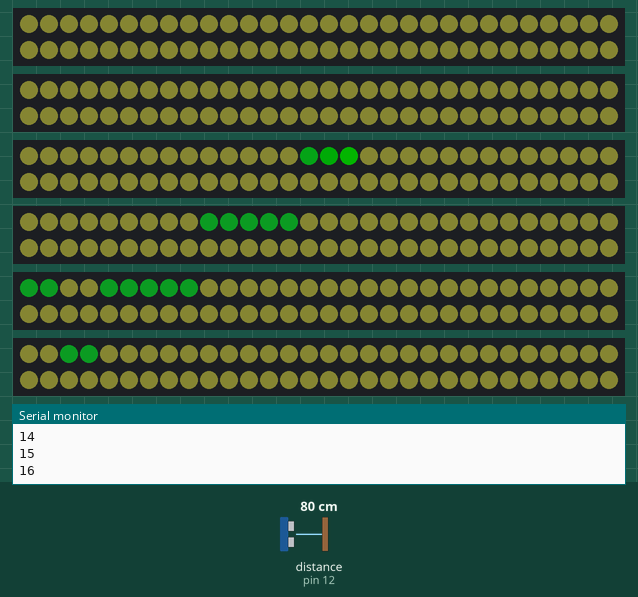
Recording of a sketch running on a simulated Arduino Uno, built with avr-gcc and run on an emulated ATmega328P. On the bench: 6 × 60 RGB LEDs in strip order, left to right, continuing on the next row, the last lines printed to the serial monitor. Wiring (inferred from the names in the program): ultrasonic range finder: trigger pin 11; echo pin 12. The inputs (shaded band) are chosen by the test bench; at power-on: distance to the obstacle (sensor on pin 12) 80 cm. The echo pulse lasts 58.3 µs per cm; dim RGB values are drawn brighter than linear; random numbers use the default seed unless the sketch sets one.

Above: at 4.27 s.
4.3 s: distance to the obstacle (sensor on pin 12) set to 120 cm
At 8.7 s:
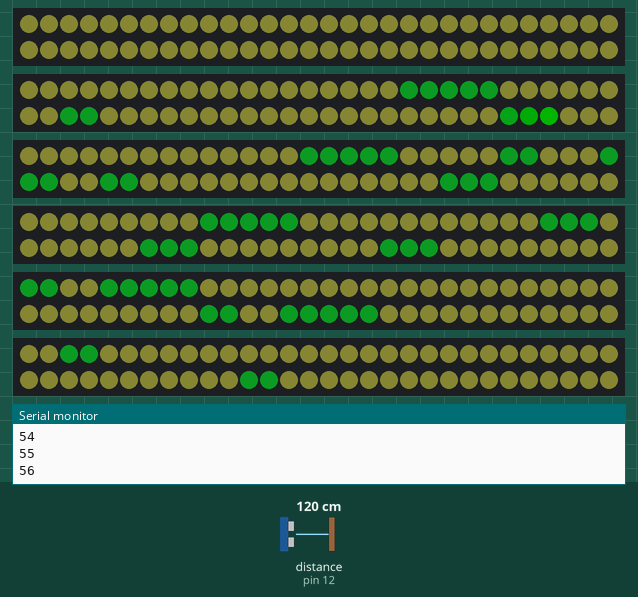
9.7 s: distance to the obstacle (sensor on pin 12) set to 2 cm
At 14.11 s:
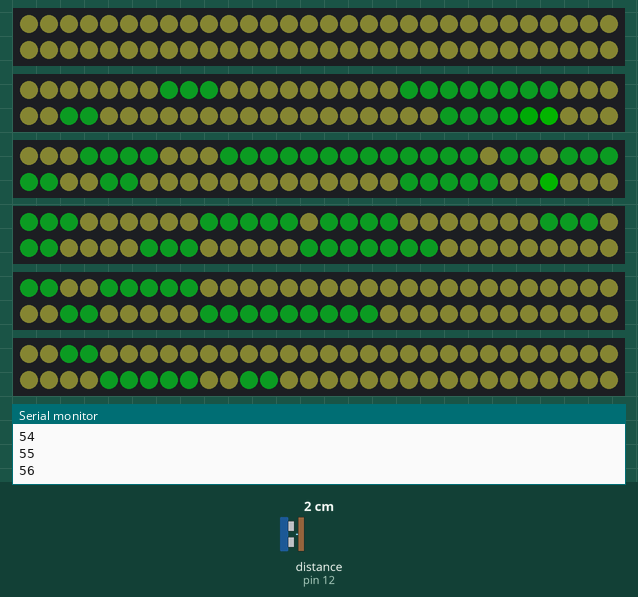

Measured:
- after the input at 9.7 s, the LEDs: first change after 0.05 s (image 2 shows a later state)

The sketch:

netlight2_back_FINAL.ino
```cpp
#include <FastLED.h>

#define S1_ECHO    12
#define S1_TRIGGER 11

#define TOTAL_DISTANCE  100

#define BRIGHTNESS  64
#define LED_TYPE    WS2811
#define COLOR_ORDER GRB

#define NUM_STRIPS 6
#define NUM_LEDS_PER_STRIP 60
CRGB leds[NUM_STRIPS][NUM_LEDS_PER_STRIP];

int ledArray[NUM_LEDS_PER_STRIP];
int personPosition;

int durationSensor1;
int distanceSensor1;

int startingStrip = 1;

int movement = 0;


TBlendType    currentBlending;


void setup() {
  delay( 3000 );
  Serial.begin(115200);
  FastLED.addLeds<LED_TYPE, 1, COLOR_ORDER>(leds[0], NUM_LEDS_PER_STRIP).setCorrection( TypicalLEDStrip );
  FastLED.addLeds<LED_TYPE, 6, COLOR_ORDER>(leds[1], NUM_LEDS_PER_STRIP).setCorrection( TypicalLEDStrip );
  FastLED.addLeds<LED_TYPE, 2, COLOR_ORDER>(leds[2], NUM_LEDS_PER_STRIP).setCorrection( TypicalLEDStrip );
  FastLED.addLeds<LED_TYPE, 3, COLOR_ORDER>(leds[3], NUM_LEDS_PER_STRIP).setCorrection( TypicalLEDStrip );
  FastLED.addLeds<LED_TYPE, 4, COLOR_ORDER>(leds[4], NUM_LEDS_PER_STRIP).setCorrection( TypicalLEDStrip );
  FastLED.addLeds<LED_TYPE, 5, COLOR_ORDER>(leds[5], NUM_LEDS_PER_STRIP).setCorrection( TypicalLEDStrip );

  FastLED.setBrightness(  BRIGHTNESS );

  currentBlending = LINEARBLEND;

  pinMode(S1_TRIGGER, OUTPUT);
  pinMode(S1_ECHO, INPUT);

  setupBaseStrips();


}

void loop() {

  DeterminePersonPosition();
  startingStrip = random(1, 5);
  RandomizePath();
}


void RandomizePath()
{
  int movementDirection;
  int previousLed;
  int currentLed;
  int horizontalRandom = random(2, 6);
  int randomCount = 0;
  int switcheroo;
  unsigned long currentMillis = millis();


    for(int ledNo = 0; ledNo < NUM_LEDS_PER_STRIP; ledNo++) {
     switcheroo = random(1, 10);
     randomCount++;
     if(ledNo == 0){
        ledArray[0] = startingStrip;
        if(startingStrip > 1)
        {
          movementDirection = 1;
        }
        else if(startingStrip < 2)
        {
          movementDirection = -1;
        }

     }

     if(ledNo > 0)
     {
      previousLed = ledArray[ledNo - 1];

     if(previousLed < 2)
     {
      movementDirection = 1;
     } else if(previousLed > 4)
     {
      movementDirection = -1;
     } else if (switcheroo == 1)
     {
      if (movementDirection = 1)
      {
        movementDirection = -1;
      }
      else
      {
        movementDirection = 1;
      }
     }

     if(randomCount == horizontalRandom)
     {
      randomCount = 0;
      horizontalRandom = random(2, 6);
      if(movementDirection == 1){
      currentLed = previousLed + 1;
     } else if(movementDirection == -1)
     {
      currentLed = previousLed - 1;
     }
     } else
     {
      currentLed = previousLed;
     }

     ledArray[ledNo] = currentLed;

     }


    }


      if(movement == 1)
      {
        Serial.println("Movement detected");

        fillLeds();
      }


}


void DeterminePersonPosition()
{
  int increment = TOTAL_DISTANCE / NUM_STRIPS;

  unsigned long currentMillis = millis();

  //if (currentMillis - previousMillis >= secondInterval) {
        digitalWrite(S1_TRIGGER, LOW);
        delayMicroseconds(2);

        digitalWrite(S1_TRIGGER, HIGH);
        delayMicroseconds(10);
        digitalWrite(S1_TRIGGER, LOW);

        durationSensor1 = pulseIn(S1_ECHO, HIGH);
        distanceSensor1 = durationSensor1*0.034/2;


//        if(distanceSensor1 <= increment){
//          startingStrip = 1;
//        } else if(distanceSensor1 <= (increment * 2)) {
//          startingStrip = 2;
//        } else if(distanceSensor1 <= (increment * 3)) {
//          startingStrip = 3;
//        } else if(distanceSensor1 <= (increment * 4)) {
//          startingStrip = 4;
//        } else if(distanceSensor1 <= (increment * 5)) {
//          startingStrip = 5;
//        } else {
//          startingStrip = 2;
//        }

        if(distanceSensor1 < TOTAL_DISTANCE)
        {

          movement = 1;
        }
        else
        {
          movement = 0;
        }

        //previousMillis = currentMillis;
  //}
}

void setupBaseStrips()
{
  Serial.println("setting up strips");
    for(int i = 0; i < NUM_STRIPS; i++) {
    fill_solid( leds[i], NUM_LEDS_PER_STRIP, CHSV( 64, 100, 100));
  }

  FastLED.show();
}

void cleanStrips()
{
  Serial.println("cleaning strips");
//  for(int i = 0; i < NUM_STRIPS; i++) {
//      //fill_solid( leds[i], NUM_LEDS_PER_STRIP, CRGB(0,0,0));
//       leds[i].nscale8( 192);
//  }


  for(int x = 0; x < NUM_LEDS_PER_STRIP; x++) {

    for(int i = 0; i < NUM_STRIPS; i++) {

        leds[i][x] = CHSV( 64, 100, 100);
        FastLED.show();
        //leds[x][i] = 0x41FF0D;

    }
  }
}
void fillLeds()
{
  Serial.println("filling leds");
  int lastLed;
  int secondToLastLed;
  int thirdToLastLed;

  for(int x = 0; x <= NUM_LEDS_PER_STRIP; x++) {
    // This inner loop will go over each led in the current strip, one at a time
    for(int i = 0; i < NUM_STRIPS; i++) {

      if(i == ledArray[x])
      {
        leds[i][x] = CHSV( 95, 255, 255);

          leds[thirdToLastLed][x-3] = CHSV( 110, 180, 180);


          leds[secondToLastLed][x-2] = CHSV( 105, 200, 200);

          leds[lastLed][x-1] = CHSV( 100, 220, 220);


        FastLED.show();

        thirdToLastLed = secondToLastLed;
        secondToLastLed = lastLed;
        lastLed = i;

        Serial.println(x);


        if( x == NUM_LEDS_PER_STRIP -1 )
        {
          Serial.println("before delay");
          delay(1000);
          cleanStrips();
          Serial.println("after delay");

        }
      }
      delay(10);
    }
  }

}
```
